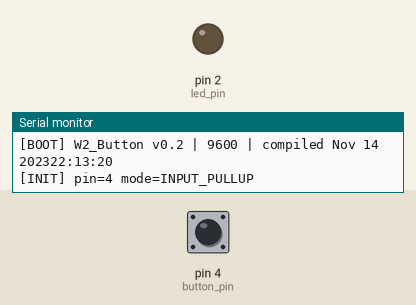
A sketch run on a simulated Arduino Uno, built with avr-gcc and run on an emulated ATmega328P. Shown: output pins drawn as LEDs (lit = HIGH), the last lines printed to the serial monitor. The inputs (shaded band) are chosen by the test bench; at power-on: pin 4 (button_pin) HIGH.

Above: at 1.2 s.
1.3 s: pin 4 (button_pin) pulled LOW for 0.15 s
At 2.6 s:
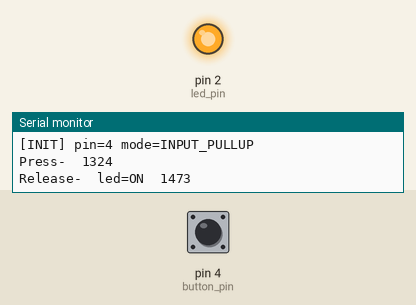
2.9 s: pin 4 (button_pin) pulled LOW for 1 s
At 5.1 s:
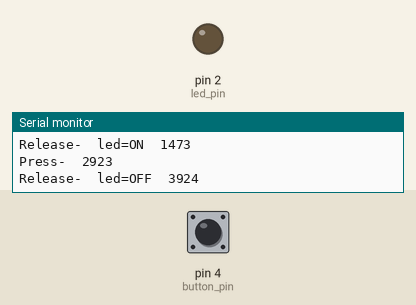
5.4 s: pin 4 (button_pin) pulled LOW for 3.2 s
At 8.9 s:
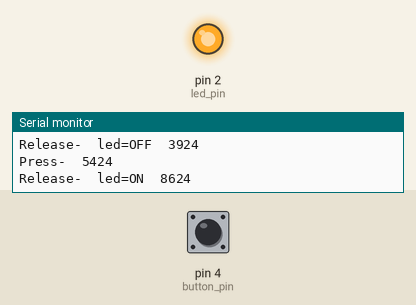
Timing chart, 0 to 10.4 s (numbered marks = the images above; inputs shaded):
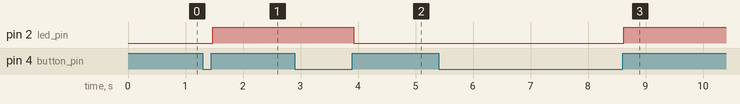

The sketch:

W2_Button.ino
```cpp
//设置串口、引脚、变量
const unsigned long BAUD_RATE = 9600;
int button_pin = 4;
int led_pin =2;

bool stable = HIGH;
bool last_raw = HIGH;
bool led_on = false;
const unsigned long debounce_ms = 25;
unsigned long change_time = 0;

void setup() {
  // 设置模式
  pinMode(led_pin, OUTPUT);
  digitalWrite(led_pin, LOW);
  pinMode(button_pin, INPUT_PULLUP);

  // 初始化串口
  Serial.begin(BAUD_RATE);

  // 打印开头
  Serial.print("[BOOT] W2_Button v0.2 | ");
  Serial.print(BAUD_RATE);
  Serial.print(" | compiled ");
  Serial.print(__DATE__ );
  Serial.println( __TIME__);
  Serial.println("[INIT] pin=4 mode=INPUT_PULLUP");
}

void loop() {
  // 读当前电平
  bool raw = digitalRead(button_pin);

  // 检测变化，只记录时刻
  if(raw != last_raw){
    change_time = millis();
    last_raw = raw;
  }

  // 检查时间，放在if外面，每圈都走一次
  if(millis() - change_time >= debounce_ms){

    //确认状态变化
    if(raw != stable){
      stable = raw;
      if(stable == LOW){
        Serial.print("Press-  ");
      }else{
        Serial.print("Release-  ");
        // 根据stable控制灯具开关
        led_on = !led_on;
        digitalWrite(led_pin, led_on ? HIGH : LOW);
        Serial.print("led=");
        Serial.print(led_on ? "ON  " : "OFF  ");
      }

      Serial.println(millis());
    }
  }


}
```

Measured:
- after the input at 1.3 s, pin 2 (led_pin): LOW → HIGH after 0.17 s
- after the input at 2.9 s, pin 2 (led_pin): HIGH → LOW after 1.0 s
- after the input at 5.4 s, pin 2 (led_pin): LOW → HIGH after 3.2 s
